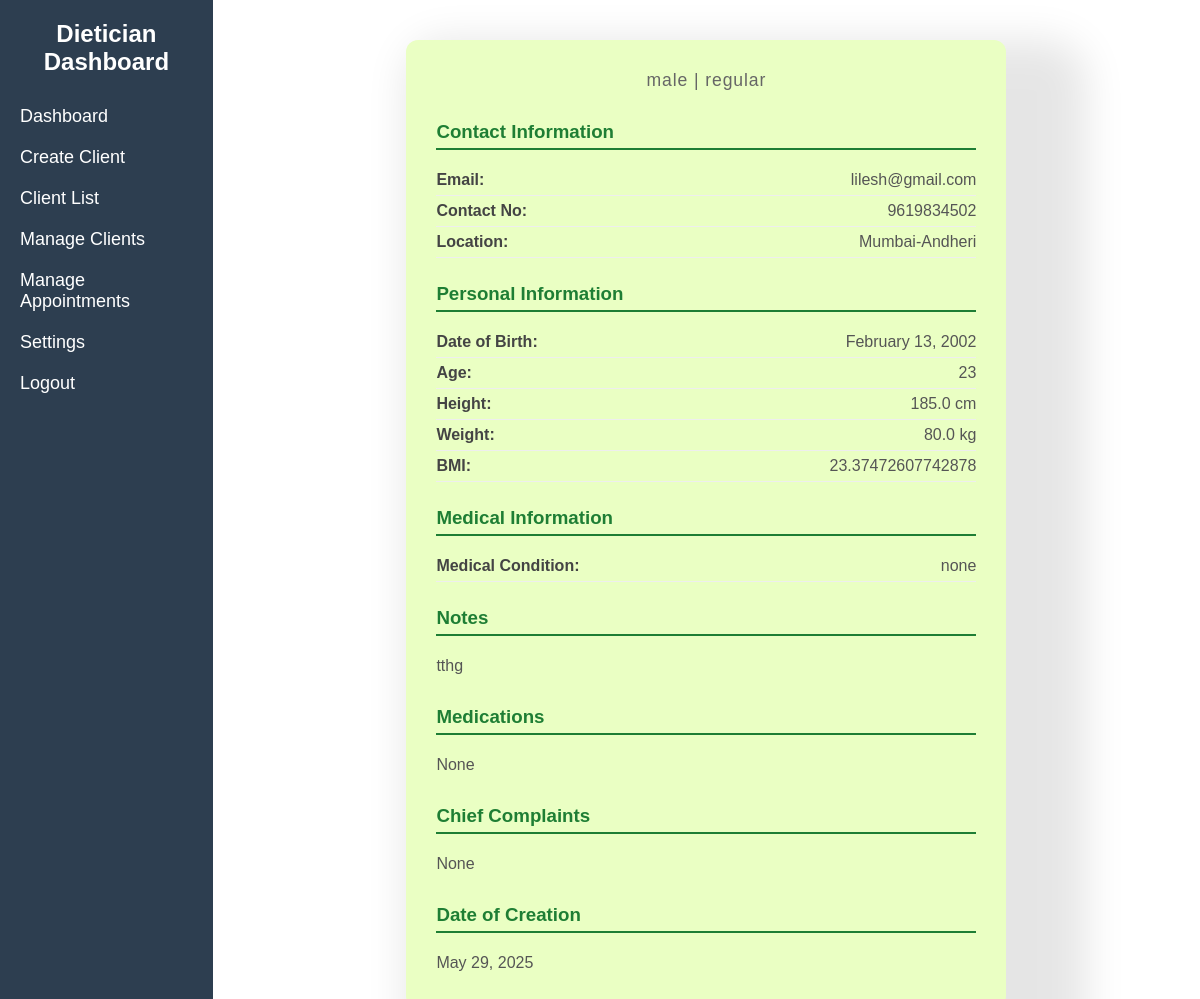
The app's page /client/detail/8/ (signed in) with its own data.
### clients/models.py (models this page shows, shortened)
class ClientDetails(models.Model):
    user = models.OneToOneField(settings.AUTH_USER_MODEL, on_delete=models.CASCADE, related_name='client_profile',blank=True,null=True)
    created_by=models.ForeignKey(settings.AUTH_USER_MODEL, on_delete=models.CASCADE,blank=True,null=True,limit_choices_to={'role': "DIETICIAN"})
    first_name = models.CharField(max_length=100)
    last_name = models.CharField(max_length=100)
    dob = models.DateField(blank=True,null=True)  # Date of Birth
    contact_no = models.CharField(max_length=15,blank=True,null=True)
    email_id = models.EmailField(blank=True,null=True)
    location = models.CharField(max_length=255,blank=True,null=True)
    date_of_creation = models.DateField(auto_now_add=True,blank=True,null=True)  # Automatically set to the current date when the record is created
    notes = models.TextField(blank=True, null=True)
    height = models.FloatField(blank=True,null=True)  # Height in cm (or meters depending on your preference)
    weight = models.FloatField(blank=True,null=True)  # Weight in kg
    medical_condition = models.TextField(blank=True, null=True)
    medications = models.TextField(blank=True, null=True)
    chief_complaints = models.TextField(blank=True, null=True)
    gender = models.CharField(max_length=10, choices=[('Male', 'Male'), ('Female', 'Female'), ('Other', 'Other')])
    client_type = models.CharField(max_length=10, choices=[('KVO', 'KVO'), ('Personal', 'Personal'), ('Other', 'Other')],blank=True)
    DIET_PREFERENCES = [
    ('veg', 'Vegetarian'),
    ('eggetarian', 'Eggetarian'),
    ('nonveg', 'Non-Vegetarian'),
    ('vegan', 'Vegan'),
    ('keto', 'Keto'),
    ('paleo', 'Paleo'),
]
    diet_preference = models.CharField(
        max_length=15,  # ensure it's large enough
        choices=DIET_PREFERENCES,
        default='veg',
        null=True,
        blank=True
    )
    @property
    def age(self):
        today = date.today()
        return today.year - self.dob.year - ((today.month, today.day) < (self.dob.month, self.dob.day))
    @property
    def bmi(self):
        height_in_meters = self.height / 100  # Convert cm to meters
        return self.weight / ((height_in_meters) ** 2)

### clients/views.py (the view)
# urls.py: path('detail/<int:client_id>/', client_detail_view, name='client_detail'),
@role_required('DIETICIAN')
def client_detail_view(request, client_id):
    client = get_object_or_404(ClientDetails, id=client_id)
    context = {
        'user': client,
    }
    return render(request, 'clients/client_detail.html', context)

### accounts/models.py (called while the page is built)
    def is_dietician(self):
        return self.role == 'DIETICIAN'

    def is_client(self):
        return self.role == 'NORMAL'

### clients/templates/clients/client_detail.html (shortened to what this page needs)
{% extends 'core/base.html' %}
{% load static %}
{% block extra_css %}
<link rel="stylesheet" href="{% static 'clients/css/client_detail.css' %}"/>
{% endblock %}
{% block content %}
<div class="profile-card">
    <div class="profile-header">
        <p>{{ user.gender }}{% if user.client_type %} | {{ user.client_type }}{% endif %}</p>
    </div>
    <div class="section">
        <h3>Contact Information</h3>
        <div class="info-row">
            <div class="info-label">Email:</div>
            <div class="info-value">{{ user.email_id }}</div>
        </div>
        <div class="info-row">
            <div class="info-label">Contact No:</div>
            <div class="info-value">{{ user.contact_no }}</div>
        </div>
        <div class="info-row">
            <div class="info-label">Location:</div>
            <div class="info-value">{{ user.location }}</div>
        </div>
    </div>
    <div class="section">
        <h3>Personal Information</h3>
        <div class="info-row">
            <div class="info-label">Date of Birth:</div>
            <div class="info-value">{{ user.dob|date:"F j, Y" }}</div>
        </div>
        <div class="info-row">
            <div class="info-label">Age:</div>
            <div class="info-value">{{ user.age }}</div>
        </div>
        <div class="info-row">
            <div class="info-label">Height:</div>
            <div class="info-value">{{ user.height }} cm</div>
        </div>
        <div class="info-row">
            <div class="info-label">Weight:</div>
            <div class="info-value">{{ user.weight }} kg</div>
        </div>
        <div class="info-row">
            <div class="info-label">BMI:</div>
            <div class="info-value">{{ user.bmi }}</div>
        </div>
    </div>
    <div class="section">
        <h3>Medical Information</h3>
        <div class="info-row">
            <div class="info-label">Medical Condition:</div>
            <div class="info-value">{{ user.medical_condition }}</div>
        </div>
    </div>
    <div class="section">
        <h3>Notes</h3>
        <div class="info-row" style="border:none;">
            <div class="info-value" style="text-align:left;">{{ user.notes }}</div>
        </div>
    </div>
    <div class="section">
        <h3>Medications</h3>
        <div class="info-row" style="border:none;">
            <div class="info-value" style="text-align:left;">{{ user.medications }}</div>
        </div>
    </div>
        <div class="section">
        <h3>Chief Complaints</h3>
        <div class="info-row" style="border:none;">
            <div class="info-value" style="text-align:left;">{{ user.chief_complaints }}</div>
        </div>
    </div>
    <div class="section" style="margin-bottom:0;">
        <h3>Date of Creation</h3>
        <div class="info-row" style="border:none;">
            <div class="info-value">{{ user.date_of_creation|date:"F j, Y" }}</div>
        </div>
    </div>
</div>
{% endblock %}

### core/static/core/css/base.css (style rules this page uses)
* { margin: 0; padding: 0; box-sizing: border-box; }
body { font-family: Arial, sans-serif; display: flex; height: 100vh; }

### clients/static/clients/css/client_detail.css (style rules this page uses)
.profile-card { max-width: 600px; margin: 40px auto; padding: 30px; background: #eaffc3; border-radius: 12px; box-shadow: 40px 40px 40px 40px rgba(0,0,0,0.1); }
.profile-header { text-align: center; margin-bottom: 30px; }
.profile-header p { margin: 0; font-size: 1.1rem; color: #666; letter-spacing: 0.05em; }
.section { margin-bottom: 25px; }
.section h3 { margin-bottom: 15px; color: #1e7e34; border-bottom: 2px solid #1e7e34; padding-bottom: 5px; font-weight: 600; }
.info-row { display: flex; justify-content: space-between; padding: 6px 0; border-bottom: 1px solid #eee; }
.info-label { font-weight: bold; color: #444; }
.info-value { color: #555; max-width: 65%; text-align: right; word-wrap: break-word; }

### records on screen
ClientDetails: gender "male", client_type "regular", email_id "lilesh@gmail.com", contact_no "9619834502", location "Mumbai-Andheri", dob "February 13, 2002", age "23", height "185.0", weight "80.0", bmi "23.37472607742878", medical_condition "none", notes "tthg", medications "None", chief_complaints "None", date_of_creation "May 29, 2025"
